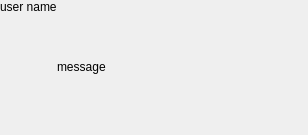
<?xml version="1.0" encoding="UTF-8"?>
<ui version="4.0">
 <class>ChatMessagePanel</class>
 <widget class="QWidget" name="ChatMessagePanel">
  <property name="geometry">
   <rect>
    <x>0</x>
    <y>0</y>
    <width>308</width>
    <height>135</height>
   </rect>
  </property>
  <property name="sizePolicy">
   <sizepolicy hsizetype="Minimum" vsizetype="Preferred">
    <horstretch>0</horstretch>
    <verstretch>0</verstretch>
   </sizepolicy>
  </property>
  <property name="windowTitle">
   <string>Form</string>
  </property>
  <property name="autoFillBackground">
   <bool>false</bool>
  </property>
  <layout class="QHBoxLayout" name="horizontalLayout">
   <property name="spacing">
    <number>0</number>
   </property>
   <property name="leftMargin">
    <number>0</number>
   </property>
   <property name="topMargin">
    <number>0</number>
   </property>
   <property name="rightMargin">
    <number>0</number>
   </property>
   <property name="bottomMargin">
    <number>0</number>
   </property>
   <item alignment="Qt::AlignTop">
    <widget class="QLabel" name="labelUserName">
     <property name="sizePolicy">
      <sizepolicy hsizetype="Preferred" vsizetype="Fixed">
       <horstretch>0</horstretch>
       <verstretch>0</verstretch>
      </sizepolicy>
     </property>
     <property name="layoutDirection">
      <enum>Qt::LeftToRight</enum>
     </property>
     <property name="autoFillBackground">
      <bool>false</bool>
     </property>
     <property name="text">
      <string>user name</string>
     </property>
     <property name="scaledContents">
      <bool>false</bool>
     </property>
     <property name="alignment">
      <set>Qt::AlignLeading|Qt::AlignLeft|Qt::AlignTop</set>
     </property>
    </widget>
   </item>
   <item>
    <widget class="QLabel" name="labelMessage">
     <property name="sizePolicy">
      <sizepolicy hsizetype="Expanding" vsizetype="Preferred">
       <horstretch>0</horstretch>
       <verstretch>0</verstretch>
      </sizepolicy>
     </property>
     <property name="text">
      <string>message</string>
     </property>
     <property name="textFormat">
      <enum>Qt::RichText</enum>
     </property>
     <property name="wordWrap">
      <bool>true</bool>
     </property>
     <property name="openExternalLinks">
      <bool>true</bool>
     </property>
     <property name="textInteractionFlags">
      <set>Qt::LinksAccessibleByKeyboard|Qt::LinksAccessibleByMouse|Qt::TextBrowserInteraction|Qt::TextSelectableByKeyboard|Qt::TextSelectableByMouse</set>
     </property>
    </widget>
   </item>
  </layout>
  <zorder>labelMessage</zorder>
  <zorder>labelUserName</zorder>
 </widget>
 <resources/>
 <connections/>
</ui>
